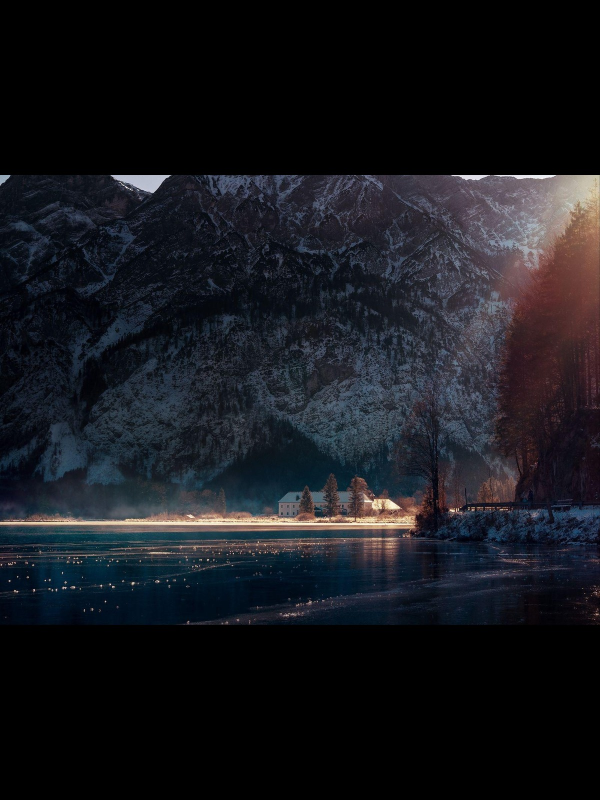
#> input picture images/nature.jpg, 1200 x 1600 px, found by its file name (shown at 1/2 size)
$ python greyscale_image.py
#> lines starting #> are read from the running program, lines starting #| are printed output that depends on the picture
#------Grey Scale of Image
import cv2
import numpy

#reading image with channel = 0
img1 = cv2.imread('cv2 work\\images\\nature.jpg',0)
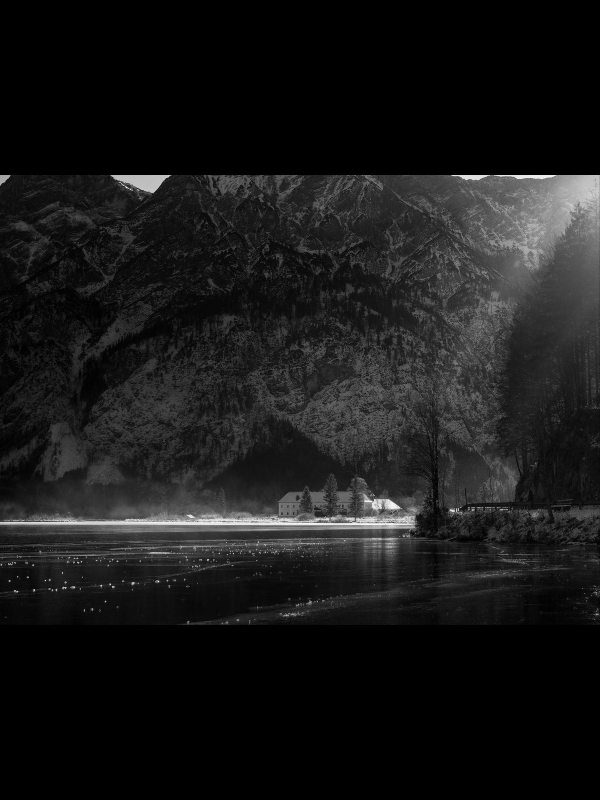
#> img1: shape (1600, 1200) (shown at 1/2 size); min 0, max 255, mean 24.6
img1 = cv2.resize(img1,(500,500))
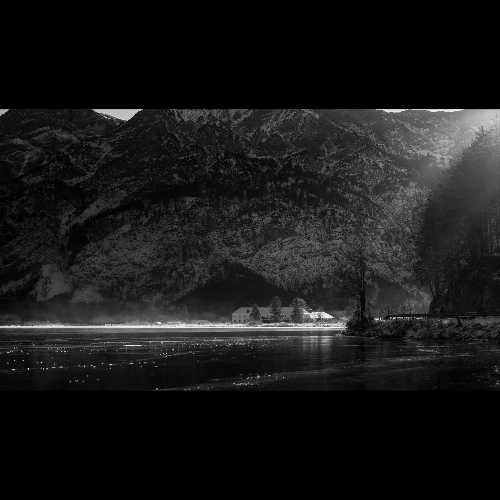
#> img1: shape (500, 500); min 0, max 251, mean 24.6
cv2.imshow("grey_scale_img",img1)

cv2.waitKey(0)
cv2.destroyAllWindows()
